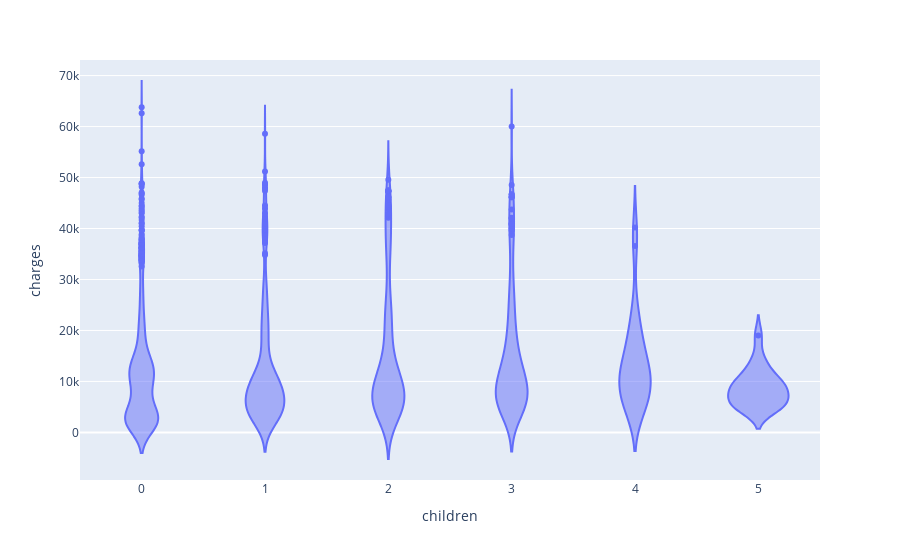

Notebook code cell kept with this figure:
### Code cell
#Relationship btw children & charges
px.violin(df,x='children',y='charges')

### Figure 1 — Plotly figure (JSON) as saved in the notebook; plotly's stock layout.template omitted (floating-point values rounded to 4 significant figures; data arrays with more than 128 entries replaced by an {"elided": "..."} marker saying what was removed)
{"data": [{"alignmentgroup": "True", "box": {"visible": false}, "hovertemplate": "children=%{x}<br>charges=%{y}<extra></extra>", "legendgroup": "", "marker": {"color": "#636efa"}, "name": "", "offsetgroup": "", "orientation": "v", "scalegroup": "True", "showlegend": false, "type": "violin", "x": {"elided": "1338 int values"}, "x0": " ", "xaxis": "x", "y": {"elided": "1338 float values"}, "y0": " ", "yaxis": "y"}], "layout": {"autosize": true, "legend": {"tracegroupgap": 0}, "margin": {"t": 60}, "violinmode": "group", "xaxis": {"anchor": "y", "autorange": true, "domain": [0, 1], "range": [-0.5, 5.5], "title": {"text": "children"}, "type": "linear"}, "yaxis": {"anchor": "x", "autorange": true, "domain": [0, 1], "range": [-9330.0, 73050.0], "title": {"text": "charges"}, "type": "linear"}}}
